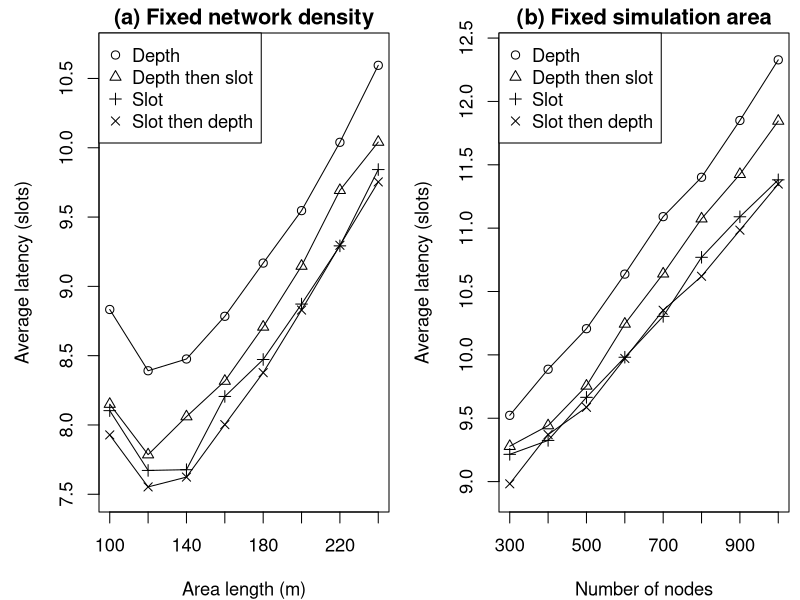

This chart was generated by the following R code:
# D2VHU 

pdf("ZBS-par-pol.pdf", width=12, height=4, family="Times")
par(xpd=TRUE, mfrow=c(1,2), mar=c(4,4.5,1.5,0.5), cex=1.1) # margin: bottom left top right

#pdf("ZBS-par-pol.pdf", width=6, height=8, family="Times")
#par(xpd=TRUE, mfrow=c(2,1), mar=c(4,4.5,1.5,0.5), cex=1.1) # margin: bottom left top right

# fixed degree: use exp1.sh =======================================================================

area_l <- c(100, 120, 140, 160, 180, 200, 220, 240)

# PAR_POL_DEPTH
avg_lat <- c(8.833159, 8.391093, 8.475892, 8.783953, 9.167986, 9.546415, 10.039348, 10.594758)
avg_max_lat <- c(18.44, 17.14, 16.92, 17.29, 18.09, 18.65, 19.42, 20.76)
plot(area_l, avg_lat, type='o', pch=1, ylim=c(7.5,10.7),
	xlab='Area length (m)', ylab='Average latency (slots)', main='(a) Fixed network density')
legend('topleft', legend=c('Depth', 'Depth then slot', 'Slot', 'Slot then depth'), pch=c(1,2,3,4))

# PAR_POL_DEPTH_SLOT
avg_lat <- c(8.150194, 7.785741, 8.060103, 8.316581, 8.707242, 9.146581, 9.693088, 10.041181)
avg_max_lat <- c(16.69, 15.58, 15.84, 16.26, 17.07, 17.67, 18.60, 19.38)
lines(area_l, avg_lat, type='o', pch=2)

# PAR_POL_SLOT
avg_lat <- c(8.103438, 7.671895, 7.677255, 8.205648, 8.472386, 8.872275, 9.292247, 9.842714)
avg_max_lat <- c(15.78, 14.46, 14.56, 15.19, 15.82, 16.68, 17.45, 18.37)
lines(area_l, avg_lat, type='o', pch=3)

# PAR_POL_SLOT_DEPTH
avg_lat <- c(7.928209, 7.553087, 7.623915, 8.002494, 8.377339, 8.829048, 9.296258, 9.753569)
avg_max_lat <- c(15.37, 14.49, 14.43, 15.22, 15.92, 16.53, 17.35, 18.37)
lines(area_l, avg_lat, type='o', pch=4)

# increasing degree: use exp2.sh ==================================================================

num_FFD <- c(300, 400, 500, 600, 700, 800, 900, 1000)
 
# PAR_POL_DEPTH
avg_lat <- c(9.522748, 9.886576, 10.206525, 10.637270, 11.090729, 11.401455, 11.849753, 12.328218)
avg_max_lat <- c(18.45, 19.20, 19.99, 20.64, 21.58, 22.38, 23.37, 24.00)
plot(num_FFD, avg_lat, type='o', pch=1, ylim=c(8.9,12.4),
	xlab='Number of nodes', ylab='Average latency (slots)', main='(b) Fixed simulation area')
legend('topleft', legend=c('Depth', 'Depth then slot', 'Slot', 'Slot then depth'), pch=c(1,2,3,4))

# PAR_POL_DEPTH_SLOT
avg_lat <- c(9.278912, 9.441935, 9.754906, 10.243923, 10.639856, 11.074290, 11.425051, 11.845306)
avg_max_lat <- c(17.58, 18.12, 18.89, 19.67, 20.48, 21.29, 21.98, 22.96)
lines(num_FFD, avg_lat, type='o', pch=2)

# PAR_POL_SLOT
avg_lat <- c(9.215081, 9.325111, 9.664797, 9.981336, 10.303896, 10.769924, 11.089811, 11.381359)
avg_max_lat <- c(17.49, 17.83, 18.10, 18.86, 19.47, 20.38, 21.10, 21.51)
lines(num_FFD, avg_lat, type='o', pch=3)

# PAR_POL_SLOT_DEPTH
avg_lat <- c(8.982480, 9.370987, 9.586215, 9.971699, 10.351797, 10.620194, 10.984016, 11.348175)
avg_max_lat <- c(16.94, 17.63, 17.88, 18.93, 19.27, 19.91, 20.98, 21.41)
lines(num_FFD, avg_lat, type='o', pch=4)

dev.off()

